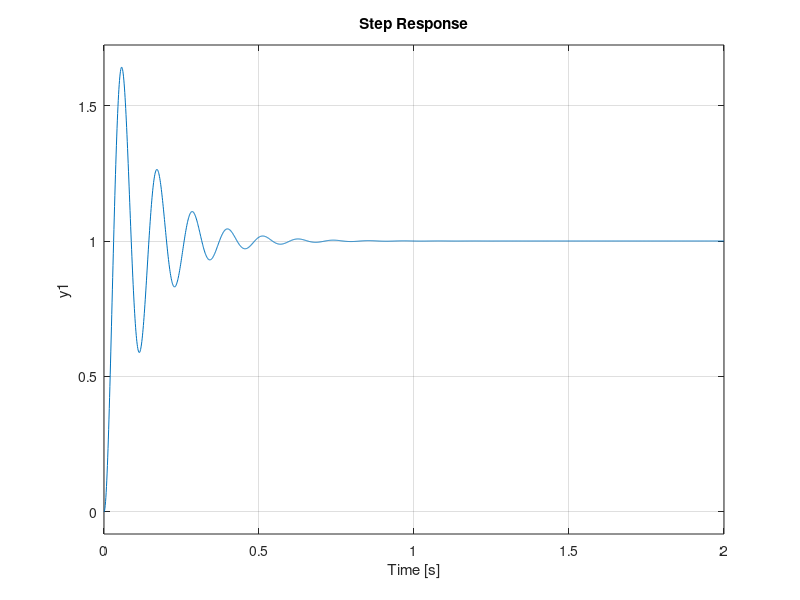

The MATLAB source for this figure: (Note: this script raises an error after producing the figure.)
J = 2.2917E-5;  %Moment of inertia of the rotor
b = 1.5836E-5;  %Motor viscous friction constant
K = 0.004831;  %Electromotive force constant
R = 0.0678;     %Electric resistance
L = 2.75E-6;   %Electric Inductance
s = tf('s');
P_motor = K/(s*((J*s+b)*(L*s+R)+K^2)) %Transfer Function of DC motor
t = 0:0.001:2;
step(P_motor,t) %step input respons for P_motor
sys_cl = feedback(P_motor,1) %closed loop system
%pidTuner(P_motor,'pid')
step(sys_cl,t) %step input respons for closed loop system
damp(sys_cl)
[Wn,zeta,poles] = damp(sys_cl);
%Peak overshoot and 2% settling time
Mp = exp((-zeta(1)*pi)/sqrt(1-zeta(1)^2))
Ts = 4/(zeta(1)*Wn(1))
pidTuner(P_motor,'pid')
Kp = 0.1681;
C = pid(Kp)
T = feedback(C*P_motor,1)
t = 0:0.01:2;
step(T,t)
Kp = 0.1681;
Kd = 0.009296;
C = pid(Kp,0,Kd)
T = feedback(C*P_motor,1);
a=stepinfo(T)
t = 0:0.01:2;
step(T,t)
Kp = 0.1681;
Ki = 0.676;
C = pid(Kp,Ki)
T = feedback(C*P_motor,1)
t = 0:0.01:2;
step(T,t)
Kp = 0.1681;
Ki = 0.676;
Kd = 0.009296;
C = pid(Kp,Ki,Kd)
T = feedback(C*P_motor,1)
t = 0:0.01:2;
step(T,t)
stepinfo(sys_cl)
stepinfo(T)
damp(T)
